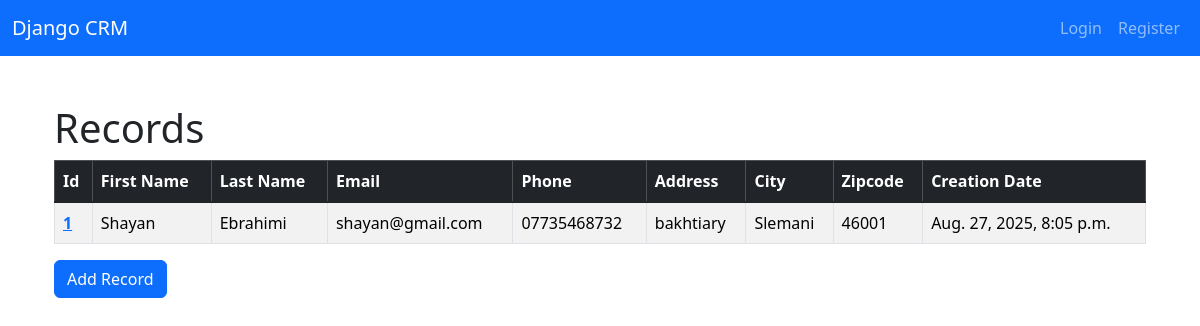
The app's page /, older data.
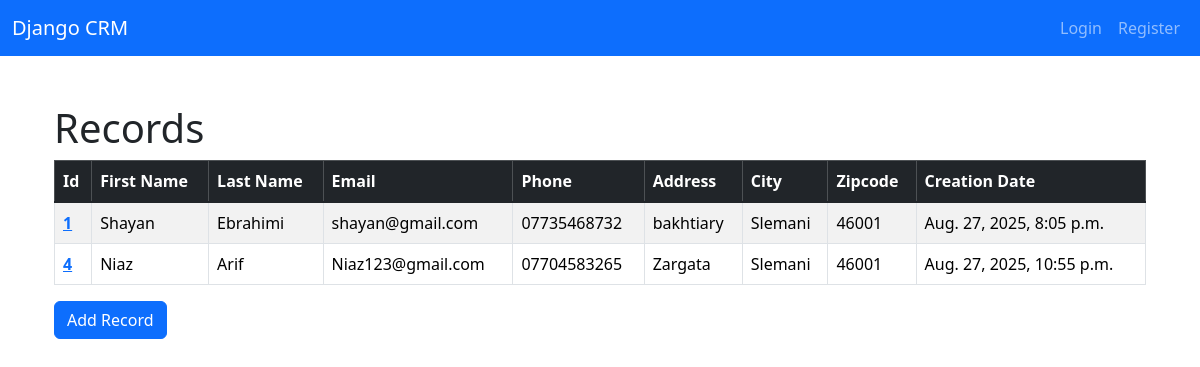
The same page, newer data.
### website/models.py (models this page shows, shortened)
class Record(models.Model):
    created_at = models.DateTimeField(auto_now_add=True)
    first_name = models.CharField(max_length=100)
    last_name = models.CharField(max_length=100)
    email = models.CharField(max_length=100)
    phone_number = models.CharField(max_length=15)
    address = models.CharField(max_length=100)
    city = models.CharField(max_length=100)
    state = models.CharField(max_length=100)
    zipcode =models.CharField(max_length=100)

### website/views.py (the view)
# urls.py: 2. Add a URL to urlpatterns:  path('', views.home, name='home')
def home(request):
    records = Record.objects.all()
    context = {"records":records}
    return render(request, "home.html", context)

### website/templates/home.html (shortened to what this page needs)
{% extends "layout.html" %}
{% block content %}
    <h1>Records</h1>
    <table class="table table-striped table-hover table-bordered">
  <thead class="table-dark">
    <tr>
      <th scope="col">Id</th>
      <th scope="col">First Name</th>
      <th scope="col">Last Name</th>
      <th scope="col">Email</th>
      <th scope="col">Phone</th>
      <th scope="col">Address</th>
      <th scope="col">City</th>
      <th scope="col">Zipcode</th>
      <th scope="col">Creation Date</th>
    </tr>
  </thead>
  <tbody class="table-group-divider">
    {% if records %}
        {% for record in records %}
            <tr>
                <th scope="row"><a href="{% url "customer_record" pk=record.id %}">{{record.id}}</th></a>
                <td>{{record.first_name}}</td>
                <td>{{record.last_name}}</td>
                <td>{{record.email}}</td>
                <td>{{record.phone_number}}</td>
                <td>{{record.address}}</td>
                <td>{{record.city}}</td>
                <td>{{record.zipcode}}</td>
                <td>{{record.created_at}}</td>
            </tr>
        {% endfor %}
    {% endif %}
  </tbody>
</table>
<a href="{% url "add_record" %}" class="btn btn-primary">Add Record</a>
{% endblock content %}

### website/templates/layout.html (shortened to what this page needs)
{% load static %}
<!doctype html>
<html lang="en">
  <head>
    <link href="https://cdn.jsdelivr.net/npm/bootstrap@5.3.7/dist/css/bootstrap.min.css" rel="stylesheet">
  </head>
  <body>
    {% include "navbar.html" %}
    <br>
    <div class="container">
    <main class="container my-4">
        {% block content %}
        {% endblock content %}
    </main>
    </div>
  </body>
  </body>
</html>

### website/templates/navbar.html (shortened to what this page needs)
<nav class="navbar navbar-expand-lg navbar-dark bg-primary">
  <div class="container-fluid">
    <a class="navbar-brand" href="{% url "home" %}">Django CRM</a>
    <div class="collapse navbar-collapse" id="navbarSupportedContent">
      <ul class="navbar-nav ms-auto mb-2 mb-lg-0">
        {% if user.is_authenticated %}
        <li class="nav-item">
          <a class="nav-link" href="{% url "logout" %}">Logout</a>
        </li>
        <span class="navbar-text" >User: {{ user }}</span>
        {% else %}
          <li class="nav-item">
            <a class="nav-link" href="{% url "login" %}">Login</a>
          </li>
          <li class="nav-item">
            <a class="nav-link" href="{% url "register" %}">Register</a>
          </li>
        {% endif %}
      </ul>
    </div>
  </div>
</nav>

Row changes from the older to the newer data that the page shows:
added Record: id "4", first_name "Niaz", last_name "Arif", email "Niaz123@gmail.com", phone_number "07704583265", address "Zargata", city "Slemani", zipcode "46001", created_at "Aug. 27, 2025, 10:55 p.m."
